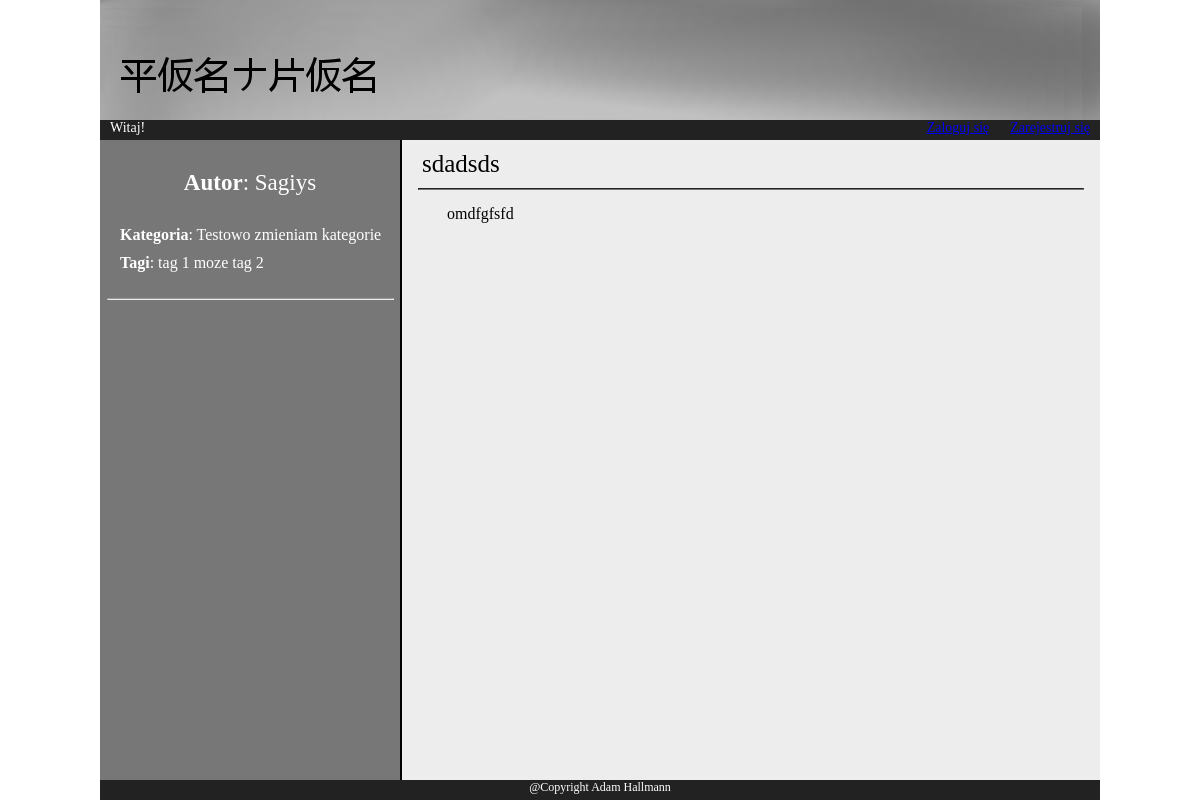
The page /post.php?post=57 on the database its author committed.
### tables this page shows
CREATE TABLE `categories` (
  `id` int(11) NOT NULL,
  `category` text NOT NULL,
  `description` text NOT NULL
);

CREATE TABLE `users` (
  `id` int(11) NOT NULL,
  `login` text NOT NULL,
  `password` text NOT NULL,
  `descr` text NOT NULL
);

CREATE TABLE `posts` (
  `id` int(11) NOT NULL,
  `published` int(11) NOT NULL,
  `priority` int(11) NOT NULL,
  `title` text NOT NULL,
  `content` text NOT NULL,
  `category` text NOT NULL,
  `tags` text NOT NULL,
  `creator` int(11) NOT NULL
);

### htdocs/post.php (the view, shortened to what this page needs)
<html>
    <head>
        <link href="forum.css" rel="stylesheet">
        <title><?php  if (isset($_GET["post"]))
			         $post=$_GET["post"];
            $link=mysqli_connect("localhost", "root", "", "forum");
            $query=mysqli_query($link, "SELECT categories.category, title FROM categories, posts WHERE categories.id = posts.category AND posts.id = $post");
            $row=mysqli_fetch_assoc($query);
            $xx=$row["category"];
            $xxx=$row["title"];
            echo "$xx - $xxx";
            ?>
        </title>
    </head>
    <body>
        <div id="banner">
            <div id="banner">
            <button type="button" style="width: 100%; height: 120px; background-image: url('banner.png'); border: none" onclick="location.href='index.php'">
            </button>
        </div>
        </div>
        <div id="fixed">
           <?php
               include 'fixed.php';
            ?>
        </div>
        <div id="main" style="background-color: #ededed;">
            <?php
                if (isset($_GET["post"]))
			         $post=$_GET["post"];
            $link=mysqli_connect("localhost", "root", "", "forum");
            $returnQuery=mysqli_query($link, "SELECT posts.id AS 'id', posts.title, posts.content, posts.tags, users.login, categories.category FROM categories, posts, users WHERE posts.creator = users.id AND posts.category = categories.id AND posts.id = $post");
            $row=mysqli_fetch_assoc($returnQuery);
            $title=$row["title"];
            $login=$row["login"];
            $category=$row["category"];
            $content=$row["content"];
            $tags=$row["tags"];
            echo "<div style='width: 300px; height: 100%; background-color: #777777; color: white; float: left; border-right: 2px solid black'>
                <p style='text-align: center; margin-top: 30px; margin-bottom: 30px; font-size: 23px;'><b>Autor</b>: $login</p>
                <p style='text-indent: 20px;'><b>Kategoria</b>: $category</p>
                <p style='text-indent: 20px; margin-top: 10px;'><b>Tagi</b>: $tags</p>
                <br>
                <hr style='width: 95%; border-color: #ebebeb;'>";
            echo "</div>";
            echo "<div style='width: 698px; height: 100%; background-color: #ededed;float: left; overflow: auto;'>
                <p style='margin: 10px; text-indent: 10px; font-size: 25px;'>$title</p>
                <hr style='width: 95%; border-color: #777777;'>
                <p style='margin: 15px; text-indent: 30px;'>$content</p>
            </div>";
            ?>
        </div>
        <div id="footer">
            @Copyright Adam Hallmann
        </div>
    </body>
</html>

### htdocs/forum.css (style rules this page uses)
body { width: 1000px; height: 100%; margin: 0 auto; font-family: "Century Schoolbook"; }
p { margin: 0; padding: 0; }
#fixed { height: 20px; width: 100%; background-color: #222222; color: white; text-indent: 10px; font-size: 14px; }
#banner { height: 120px; width: 100%; background-image: url('banner.png'); }
#main { height: calc(100% - 120px - 20px - 20px); width: 100%; overflow: auto; background-color: #ededed; }
#footer { height: 20px; width: 100%; background-color: #222222; color: white; text-align: center; font-size: 12px; }

### rows shown on the page
categories: users.login "Sagiys", category "Testowo zmieniam kategorie", posts.tags "tag 1 moze tag 2", posts.title "sdadsds", posts.content "omdfgfsfd"
